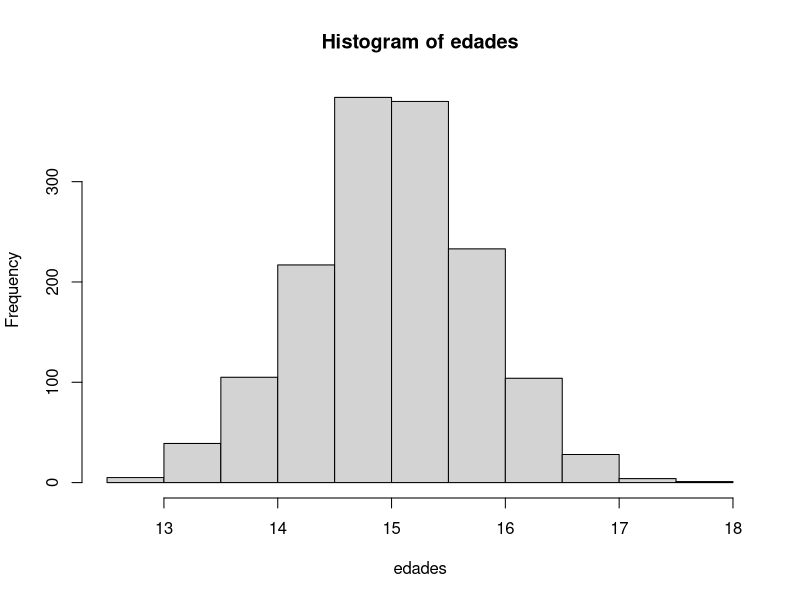
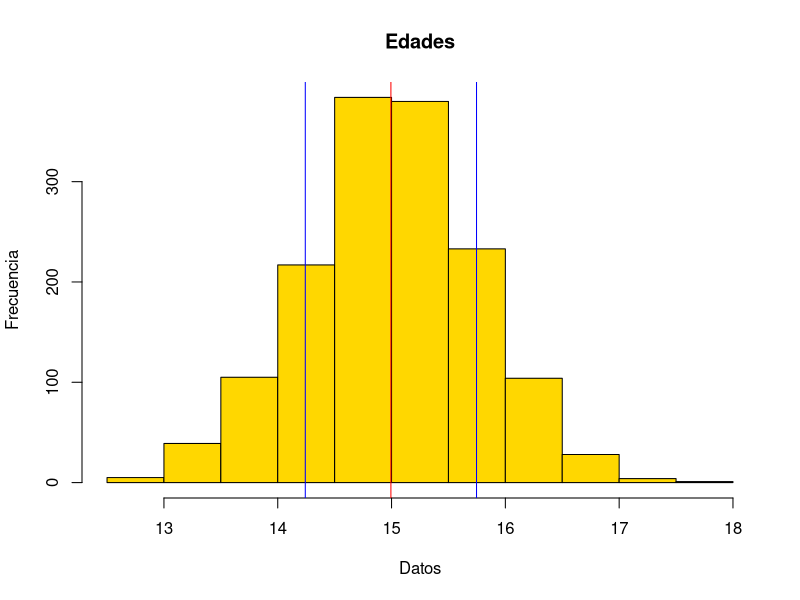

Reproduce these figures in R, in order. (Note: this script raises an error after producing the figures.)
## ---- chunk 1
set.seed(173)
edades <- rnorm(n = 1500, mean = 15, sd = .75)
## ---- chunk 2
edades[1:10]
## ---- chunk 3
# Histograma
hist(x = edades)
## ---- chunk 4
media <- mean(edades)
desv_est <- sd(edades)
## ---- chunk 5
hist(edades, main = "Edades", xlab = "Datos", ylab = "Frecuencia", col = "gold")
abline(v = media, col = "red")
abline(v = media + (desv_est * c(1, -1)), col = "blue")
## ---- chunk 6
area_cuad <- function(lado1, lado2) {
  lado1 * lado2
}
## ---- chunk 7
area_cuad(lado1 = 4, lado2 = 6)

area_cuad(lado1 = 36, lado2 = 36)
## ---- chunk 8
area_cuad(lado1 = 14)
## ---- chunk 9
area_cuad(128, 64)
## ---- chunk 10
area_prisma <- function(arista1, arista2, arista3) {
  arista1 * arista2 * arista3
}
## ---- chunk 11
area_prisma(arista1 = 3, arista2 = 6, arista3 = 9)
## ---- chunk 12
area_prisma <- function(arista1, arista2, arista3) {
  area_cuad(arista1, arista2) * arista3
}

# Probemos la función
area_prisma(3, 6, 9)
## ---- chunk 13
crear_histograma <- function() {

}
## ---- chunk 14
crear_histograma <- function(datos, nombre) {
  
}
## ---- chunk 15
crear_histograma <- function(datos, nombre) {
  media <- mean(datos)
  desv_est <- sd(datos)
  
  hist(datos, main = nombre, xlab = "Datos", ylab = "Frecuencia", col = "gold")
  abline(v = media, col = "red")
  abline(v = media + (desv_est * c(1, -1)), col = "blue")
}
## ---- chunk 16
ingreso <- rnorm(1500, mean = 15000, sd = 4500)

# Resultado
ingreso[1:10]
## ---- chunk 17
crear_histograma(ingreso, "Ingreso")
## ---- chunk 18
peso <- rnorm(75, mean = 60, sd = 15)

crear_histograma(peso, "Peso")
## ---- chunk 19
crear_histograma("Cuatro", ingreso)
## ---- chunk 20
# crear_histograma
# Devuelve un histograma con lineas indicando la media y desviación estándar de un vector de datos numérico
# Argumentos:
# - datos: Un vector numérico.
# - nombre: Una cadena de texto.
## ---- chunk 21
crear_histograma <- function(datos, nombre) {
  media <- mean(datos)
  desv_est <- sd(datos)
  mediana <- median(datos)
  
  hist(datos, main = nombre, xlab = "Datos", ylab = "Frecuencia", col = "orange")
  abline(v = media, col = "red")
  abline(v = media + (desv_est * c(1, -1)), col = "blue")
  abline(v = mediana, col = "green")
}

# Resultado
crear_histograma(peso, "Peso con mediana")
